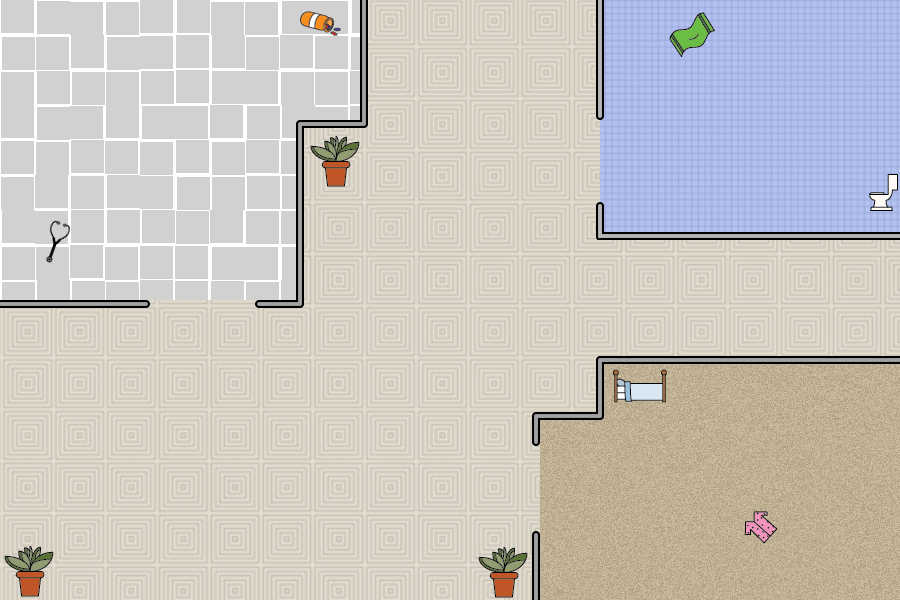

Below is a game level as drawn by its tile map, then a one-line description and the .tmx that defines it (tile-layer data replaced by summaries):
An orthogonal 15x10 tile map with 60x60 px tiles, 1 tile layer (background) and 23 objects (2x spawn, playerStart, healthpack).

<map version="1.0" orientation="orthogonal" renderorder="right-down" width="15" height="10" tilewidth="60" tileheight="60" nextobjectid="87">
 <tileset firstgid="1" name="rooms" tilewidth="60" tileheight="60">
  <image source="level 1.png" width="900" height="600" />
 </tileset>
 <layer name="background" width="15" height="10">
  <data>[150 cells, 150 non-empty, 150 distinct tile ids]</data>
 </layer>
 <objectgroup name="collision">
  <object id="65" x="42.6667" y="258.667">
   <polyline points="0,0 8.66667,-17.3333 4.66667,-31.3333 10,-41.3333 28.6667,-34 28,-24.6667 14,-12.6667 9.33333,6.66667 0.666667,0.666667" />
  </object>
  <object id="67" x="326.667" y="186.667">
   <polyline points="0,0 18.6667,0 20.6667,-18 24,-21.3333 24,-28.6667 34,-42 33.3333,-50 20.6667,-44.6667 20.6667,-52 12.6667,-49.3333 8,-52 2,-50 2,-46.6667 -6,-46.6667 -5.33333,-42 -16.6667,-41.3333 -14.6667,-32.6667 -4.66667,-26.6667 -6.66667,-22 -3.33333,-17.3333 -0.666667,-2" />
  </object>
  <object id="68" x="299.333" y="23.3333">
   <polyline points="0,0 34,12 41.3333,4.66667 34.6667,-5.33333 7.33333,-13.3333 0.666667,-9.33333 0.666667,0" />
  </object>
  <object id="69" x="359.333" y="0">
   <polyline points="0,0 -0.666667,117.333 -63.3333,118.667 -64,298.667 -104,298.667 -105.333,304 -101.333,308.667 -55.3333,308 -54.6667,128 6,128 8.66667,124.667" />
  </object>
  <object id="71" x="368" y="122.667">
   <polyline points="0,0 0.666667,-122.667" />
  </object>
  <object id="72" x="596" y="0.666667">
   <polyline points="0,0 0,116.667 4,118.667 7.33333,116.667" />
  </object>
  <object id="74" x="604.667" y="0">
   <polyline points="0,0 0,115.333" />
  </object>
  <object id="75" x="670" y="38.6667">
   <polyline points="0,0 11.3333,18.6667 16,10.6667 30,8.66667 41.3333,-6.66667 47.3333,-6.66667 34,-28 28,-28 18.6667,-11.3333 4.66667,-10 -1.33333,-0.666667" />
  </object>
  <object id="76" x="899.333" y="230.667">
   <polyline points="0,0 -294.667,0 -294.667,-26.6667 -298,-30 -303.333,-27.3333 -302.667,8 0,8" />
  </object>
  <object id="77" x="883.333" y="191.333">
   <polyline points="0,0 -14,0 -15.3333,4 -8.66667,8.66667 -10.6667,13.3333 -14,17.3333 -13.3333,20 8.66667,20 9.33333,16 4.66667,14 3.33333,8.66667 8.66667,4 10,-1.33333 14.6667,-2 13.3333,-17.3333 5.33333,-17.3333 4.66667,-1.33333 0.666667,2 0.666667,-2" />
  </object>
  <object id="78" x="750.667" y="534.667">
   <polyline points="0,0 0,-4 13.3333,8.66667 26.6667,-6 12.6667,-18 17.3333,-18.6667 17.3333,-23.3333 3.33333,-23.3333 3.33333,-14.6667 -6.66667,-14 -6.66667,-0.666667 -1.33333,0" />
  </object>
  <object id="79" x="666.667" y="374">
   <polyline points="0,0 0,29.3333 -6,28 -42.6667,26.6667 -48.6667,26.6667 -50.6667,28.6667 -53.3333,26 -52.6667,1.33333 -54.6667,-2.66667 -50,-5.33333 -47.3333,-1.33333 -48.6667,0 -48,3.33333 -42,5.33333 -36.6667,5.33333 -35.3333,7.33333 -6.66667,8 -5.33333,-1.33333 -2.66667,-6.66667 -0.666667,-4.66667 -0.666667,-1.33333" />
  </object>
  <object id="80" x="515.333" y="580">
   <polyline points="0,0 -2.66667,16 -20,16.6667 -22,-1.33333 -26,-4 -26,-9.33333 -36,-17.3333 -36,-22.6667 -23.3333,-22.6667 -24,-28.6667 -18.6667,-28.6667 -18.6667,-32 -12.6667,-32.6667 -8.66667,-29.3333 0,-34 0,-26 10.6667,-28 10.6667,-20 -0.666667,-9.33333 2.66667,-8 2.66667,-2.66667 -2,-2" />
  </object>
  <object id="81" x="532.667" y="598.667">
   <polyline points="0,0 0,-66 3.33333,-68 6.66667,-65.3333 6.66667,0.666667" />
  </object>
  <object id="82" x="899.333" y="363.333">
   <polyline points="0,0 -296,0 -296.667,54 -300.667,56.6667 -358.667,56 -359.333,80 -362.667,81.3333 -367.333,79.3333 -367.333,49.3333 -364.667,48 -304,48 -303.333,-7.33333 -1.33333,-8.66667" />
  </object>
  <object id="83" x="22" y="596.667">
   <polyline points="0,0 17.3333,0 18.6667,-18 22.6667,-20.6667 22.6667,-25.3333 18,-26 28.6667,-34.6667 31.3333,-43.3333 30,-46.6667 19.3333,-43.3333 18.6667,-50.6667 11.3333,-46.6667 8.66667,-51.3333 6.66667,-48.6667 2.66667,-50.6667 1.33333,-46 -4.66667,-46 -4.66667,-39.3333 -17.3333,-42 -15.3333,-32 -4.66667,-26 -7.33333,-22.6667 -4.66667,-20 0,-1.33333" />
  </object>
  <object id="84" x="0" y="300">
   <polyline points="0,0 146.667,0 150.667,3.33333 148,6.66667" />
  </object>
  <object id="85" x="0" y="306.667">
   <polyline points="0,0 146.667,0" />
  </object>
  <object id="86" x="0" y="0">
   <polyline points="0,0 0,599 899,598 898,0 2,0" />
  </object>
 </objectgroup>
 <objectgroup name="spawnpoints">
  <object id="60" type="spawn" x="789" y="94" />
  <object id="61" type="spawn" x="154" y="60" />
  <object id="62" type="playerStart" x="705" y="450" />
  <object id="63" type="healthpack" x="819" y="194" />
 </objectgroup>
</map>
